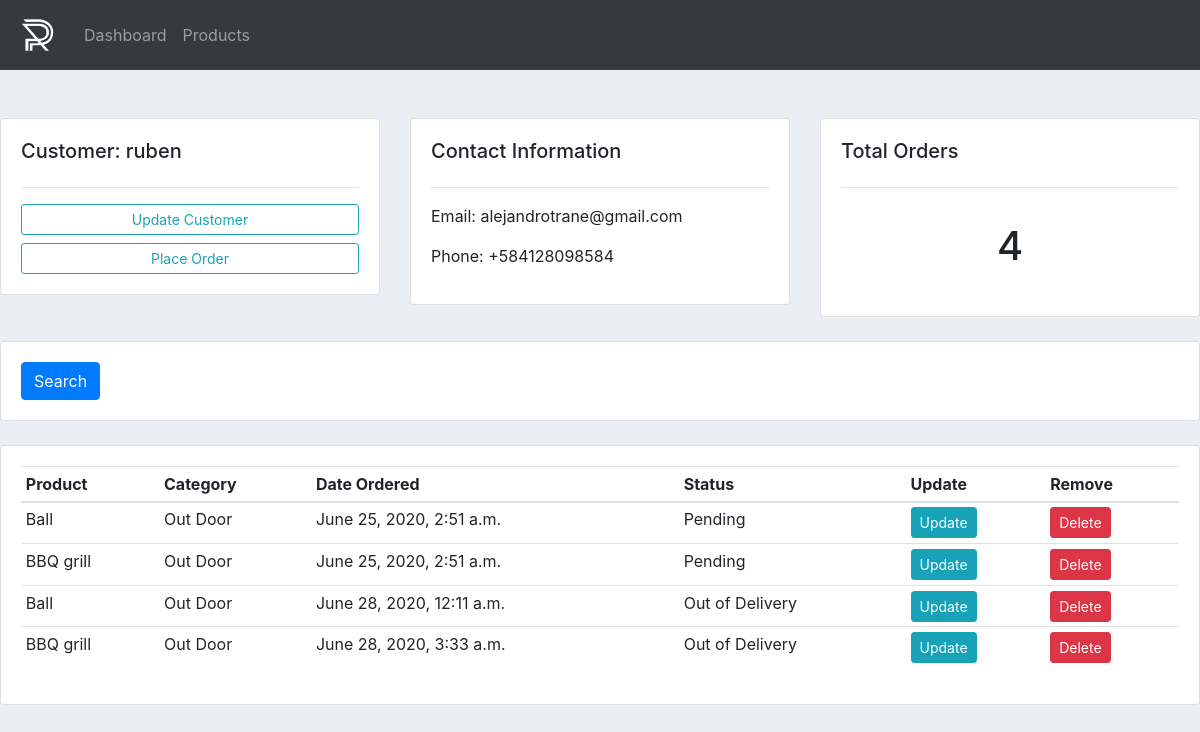
Screenshot of /customer/1 with the database file from the repository.
### accounts/models.py (models this page shows, shortened)
class Customer(models.Model):
    name = models.CharField(max_length=200, null=True)
    phone = models.CharField(max_length=200, null=True)
    email = models.CharField(max_length=200, null=True)
    date_created = models.DateTimeField(auto_now_add=True, null=True)
    class Meta:
        verbose_name = 'Customer'
        verbose_name_plural = 'Customers'

class Order(models.Model):
    STATUS = (
        ('Pending', 'Pending'),
        ('Out of Delivery', 'Out of Delivery'),
        ('Delivered', 'Delivered'),
    )
    product = models.ForeignKey(Product, null=True, on_delete=models.SET_NULL)
    customer = models.ForeignKey(Customer, null=True, on_delete=models.SET_NULL)
    date_created = models.DateTimeField(auto_now_add=True, null=True)
    status = models.CharField(max_length=200, null=True, choices=STATUS)
    class Meta:
        verbose_name = 'Order'
        verbose_name_plural = 'Orders'

class Product(models.Model):
    CATEGORY = (
        ('Indoor', 'Indoor'),
        ('Out Door', 'Out Door')
    )
    name = models.CharField(max_length=200, null=True)
    price = models.FloatField(null=True)
    category = models.CharField(max_length=200, null=True, choices=CATEGORY)
    description = models.CharField(max_length=200, null=True, blank=True)
    date_created = models.DateTimeField(auto_now_add=True, null=True)
    tags = models.ManyToManyField(Tag)
    class Meta:
        verbose_name = 'Product'
        verbose_name_plural = 'Products'

### accounts/views.py (the view)
# urls.py: path('customer/<str:id>', customer, name='customer'),
def customer(request, id):
    customer = Customer.objects.get(id=id)
    orders = customer.order_set.all()
    context = {
        'customer': customer,
        'orders': orders
    }
    return render(request, 'accounts/customer.html', context)

### accounts/templates/accounts/customer.html
{% extends 'accounts/base.html' %}
{% block content %}
    <br>
    <div class="row">
        <div class="col-md">
            <div class="card card-body">
                <h5>Customer: {{ customer.name }}</h5>
                <hr>
                <a href="" class="btn btn-outline-info btn-sm btn-block">Update Customer</a>
                <a href="{% url 'create_order' customer.id %}" class="btn btn-outline-info btn-sm btn-block">Place Order</a>
            </div>
        </div>
        <div class="col-md">
            <div class="card card-body">
                <h5>Contact Information</h5>
                <hr>
                <p>Email: {{ customer.email }}</p>
                <p>Phone: {{ customer.phone }}</p>
            </div>
        </div>
        <div class="col-md">
            <div class="card card-body">
                <h5>Total Orders</h5>
                <hr>
                <h1 style="text-align: center; padding: 18px;">{{ orders.count }}</h1>
            </div>
        </div>
    </div>
    <br>
    <div class="row">
        <div class="col-md">
            <div class="card card-body">
                <form method="GET">
                    <button class="btn btn-primary" type="submit">Search</button>
                </form>
            </div>
        </div>
    </div>
    <br>
    <div class="row">
        <div class="col-md">
            <div class="card card-body">
                <table class="table table-sm">
                    <thead>
                        <tr>
                            <th>Product</th>
                            <th>Category</th>
                            <th>Date Ordered</th>
                            <th>Status</th>
                            <th>Update</th>
                            <th>Remove</th>
                        </tr>
                    </thead>
                    <tbody>
                        {% for order in orders %}
                            <tr>
                                <td>{{ order.product.name }}</td>
                                <td>{{ order.product.category }}</td>
                                <td>{{ order.date_created }}</td>
                                <td>{{ order.status }}</td>
                                <td>
                                    <a class="btn btn-info btn-sm" href="{% url 'update_order' order.id %}">
                                        Update
                                    </a>
                                </td>
                                <td>
                                    <a class="btn btn-danger btn-sm" href="{% url 'delete_order' order.id %}">
                                        Delete
                                    </a>
                                </td>
                            </tr>
                        {% endfor %}
                    </tbody>
                </table>
            </div>
        </div>
    </div>
{% endblock content %}

### static/css/main.css (style rules this page uses)
body { background-color: #ebeff5; }

### rows the page displays
Customer: name "ruben", email "alejandrotrane@gmail.com", phone "+584128098584", count "4"
Order: product.name "Ball", product.category "Out Door", date_created "June 25, 2020, 2:51 a.m.", status "Pending"
Order: product.name "BBQ grill", product.category "Out Door", date_created "June 25, 2020, 2:51 a.m.", status "Pending"
Order: product.name "Ball", product.category "Out Door", date_created "June 28, 2020, 12:11 a.m.", status "Out of Delivery"
Order: product.name "BBQ grill", product.category "Out Door", date_created "June 28, 2020, 3:33 a.m.", status "Out of Delivery"
